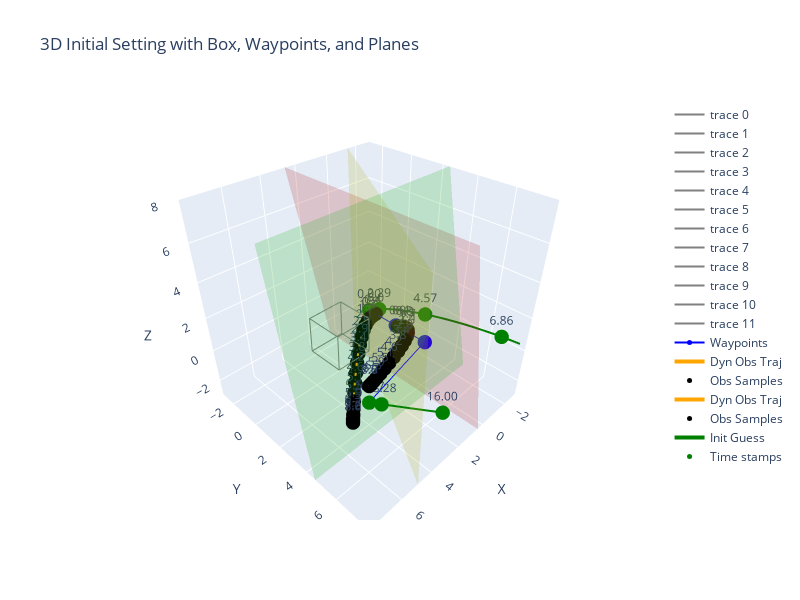

Notebook code cell kept with this figure:
### Code cell
# Custom L-BFGS solver
eigen_map_init("z0", list_z0[0])
optimization_test(list_z0, bfgs_max_iter, visualize=True)

# Gradient test
grad_report(list_z0[0], eps=1e-8)
dot_test(list_z0[0], eps=1e-8)

### Figure 1 — Plotly figure (JSON) as saved in the notebook; plotly's stock layout.template omitted (floating-point values rounded to 4 significant figures; data arrays with more than 128 entries replaced by an {"elided": "..."} marker saying what was removed)
{"data": [{"line": {"color": "gray"}, "mode": "lines", "type": "scatter3d", "x": [2.5, 4.5], "y": [0.5, 0.5], "z": [0, 0]}, {"line": {"color": "gray"}, "mode": "lines", "type": "scatter3d", "x": [2.5, 2.5], "y": [0.5, 2.5], "z": [0, 0]}, {"line": {"color": "gray"}, "mode": "lines", "type": "scatter3d", "x": [2.5, 4.5], "y": [2.5, 2.5], "z": [0, 0]}, {"line": {"color": "gray"}, "mode": "lines", "type": "scatter3d", "x": [4.5, 4.5], "y": [2.5, 0.5], "z": [0, 0]}, {"line": {"color": "gray"}, "mode": "lines", "type": "scatter3d", "x": [2.5, 4.5], "y": [0.5, 0.5], "z": [2, 2]}, {"line": {"color": "gray"}, "mode": "lines", "type": "scatter3d", "x": [2.5, 2.5], "y": [0.5, 2.5], "z": [2, 2]}, {"line": {"color": "gray"}, "mode": "lines", "type": "scatter3d", "x": [2.5, 4.5], "y": [2.5, 2.5], "z": [2, 2]}, {"line": {"color": "gray"}, "mode": "lines", "type": "scatter3d", "x": [4.5, 4.5], "y": [2.5, 0.5], "z": [2, 2]}, {"line": {"color": "gray"}, "mode": "lines", "type": "scatter3d", "x": [2.5, 2.5], "y": [0.5, 0.5], "z": [0, 2]}, {"line": {"color": "gray"}, "mode": "lines", "type": "scatter3d", "x": [4.5, 4.5], "y": [0.5, 0.5], "z": [0, 2]}, {"line": {"color": "gray"}, "mode": "lines", "type": "scatter3d", "x": [2.5, 2.5], "y": [2.5, 2.5], "z": [0, 2]}, {"line": {"color": "gray"}, "mode": "lines", "type": "scatter3d", "x": [4.5, 4.5], "y": [2.5, 2.5], "z": [0, 2]}, {"marker": {"color": "blue", "size": 5}, "mode": "markers+lines", "name": "Waypoints", "type": "scatter3d", "x": [0.0, 0.0, 0.0, 5.0], "y": [0.0, 2.0, 4.0, 5.0], "z": [0.0, 0.0, 0.0, 0.0]}, {"colorscale": [[0, "hsl(0, 70%, 50%)"], [1, "hsl(0, 70%, 50%)"]], "name": "Plane 0", "opacity": 0.2, "showscale": false, "type": "surface", "x": {"elided": "20x20 float values"}, "y": {"elided": "20x20 float values"}, "z": {"elided": "20x20 float values"}}, {"colorscale": [[0, "hsl(60, 70%, 50%)"], [1, "hsl(60, 70%, 50%)"]], "name": "Plane 1", "opacity": 0.2, "showscale": false, "type": "surface", "x": {"elided": "20x20 float values"}, "y": {"elided": "20x20 float values"}, "z": {"elided": "20x20 float values"}}, {"colorscale": [[0, "hsl(120, 70%, 50%)"], [1, "hsl(120, 70%, 50%)"]], "name": "Plane 2", "opacity": 0.2, "showscale": false, "type": "surface", "x": {"elided": "20x20 float values"}, "y": {"elided": "20x20 float values"}, "z": {"elided": "20x20 float values"}}, {"line": {"color": "orange", "width": 4}, "mode": "lines", "name": "Dyn Obs Traj", "type": "scatter3d", "x": {"elided": "200 float values"}, "y": {"elided": "200 float values"}, "z": {"elided": "200 float values"}}, {"marker": {"color": "black", "size": 5}, "mode": "markers+text", "name": "Obs Samples", "text": ["0.0", "0.4", "0.8", "1.3", "1.7", "2.1", "2.5", "2.9", "3.4", "3.8", "4.2", "4.6", "5.1", "5.5", "5.9", "6.3", "6.7", "7.2", "7.6", "8.0"], "textposition": "top center", "type": "scatter3d", "x": [1.0, 0.881, 0.8015, 0.789, 0.8597, 1.019, 1.266, 1.589, 1.974, 2.402, 2.851, 3.298, 3.723, 4.104, 4.425, 4.675, 4.849, 4.951, 4.993, 5.0], "y": [3.0, 3.127, 3.258, 3.395, 3.538, 3.688, 3.842, 3.998, 4.153, 4.303, 4.445, 4.575, 4.691, 4.789, 4.868, 4.927, 4.967, 4.989, 4.999, 5.0], "z": [1.0, 1.0, 1.0, 1.0, 1.0, 1.0, 1.0, 1.0, 1.0, 1.0, 1.0, 1.0, 1.0, 1.0, 1.0, 1.0, 1.0, 1.0, 1.0, 1.0]}, {"line": {"color": "orange", "width": 4}, "mode": "lines", "name": "Dyn Obs Traj", "type": "scatter3d", "x": {"elided": "200 float values"}, "y": {"elided": "200 float values"}, "z": {"elided": "200 float values"}}, {"marker": {"color": "black", "size": 5}, "mode": "markers+text", "name": "Obs Samples", "text": ["0.0", "0.4", "0.8", "1.3", "1.7", "2.1", "2.5", "2.9", "3.4", "3.8", "4.2", "4.6", "5.1", "5.5", "5.9", "6.3", "6.7", "7.2", "7.6", "8.0"], "textposition": "top center", "type": "scatter3d", "x": [0.0, 0.2153, 0.4562, 0.7396, 1.074, 1.461, 1.895, 2.368, 2.866, 3.373, 3.873, 4.347, 4.779, 5.156, 5.465, 5.701, 5.863, 5.956, 5.994, 6.0], "y": [0.5, 0.5061, 0.5445, 0.6378, 0.7985, 1.03, 1.331, 1.69, 2.095, 2.528, 2.972, 3.405, 3.81, 4.169, 4.47, 4.702, 4.862, 4.955, 4.994, 5.0], "z": [0.0, -0.0006726, -0.00495, -0.01532, -0.03316, -0.05894, -0.09229, -0.1322, -0.1772, -0.2254, -0.2746, -0.3228, -0.3678, -0.4077, -0.4411, -0.4668, -0.4847, -0.4951, -0.4993, -0.5]}, {"line": {"color": "green", "width": 4}, "mode": "lines", "name": "Init Guess", "showlegend": true, "type": "scatter3d", "x": {"elided": "200 float values"}, "y": {"elided": "200 float values"}, "z": {"elided": "200 float values"}}, {"marker": {"color": "green", "size": 5}, "mode": "markers+text", "name": "Time stamps", "showlegend": true, "text": ["0.00", "2.29", "4.57", "6.86", "9.14", "11.43", "13.71", "16.00", "18.28", "20.67"], "textposition": "top center", "type": "scatter3d", "x": [0.0, -0.3086, -1.288, -2.133, -2.236, -1.126, 1.249, 3.519, 4.756, 5.0], "y": [0.0, 0.4682, 2.907, 7.037, 11.44, 13.7, 11.54, 7.887, 5.513, 5.0], "z": [0.0, 0.1437, 0.5301, 0.8479, 0.9832, 0.9502, 0.7861, 0.4227, 0.09033, 0.0]}], "layout": {"height": 600, "scene": {"aspectmode": "cube", "xaxis": {"range": [-3, 8], "title": {"text": "X"}}, "yaxis": {"range": [-3, 8], "title": {"text": "Y"}}, "zaxis": {"range": [-3, 8], "title": {"text": "Z"}}}, "title": {"text": "3D Initial Setting with Box, Waypoints, and Planes"}, "width": 800}}
